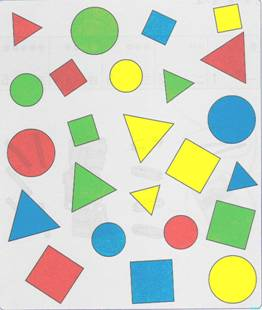
%> input picture 3.jpg, 262 x 310 px
$ octave hsv.m   (GNU Octave 9; MATLAB toolbox functions it lacks are replaced by stand-ins)
%> lines starting %> are read from the running program, lines starting %| are printed output that depends on the picture
clc
clear
close all
%% 实现rgb图像转化为HSV彩色空间的图像,色调、饱和度、明度
rgb=imread('3.jpg');
%> rgb is the input picture: size 310x262x3 uint8; mean R, G, B 205.8, 211.2, 192.9
hsv1=rgb2hsv(rgb);
%> hsv1: size 310x262x3 double; mean H, S, V 0.32, 0.219, 0.889
[m,n,l]=size(rgb);
%> m = 310; n = 262; l = 3
a=ones(m,n);
hsv1(:,:,1)=a-hsv1(:,:,1);
%> hsv1: size 310x262x3 double; mean H, S, V 0.68, 0.219, 0.889
hsv1(:,:,2)=hsv1(:,:,2);
hsv1(:,:,3)=hsv1(:,:,3);
img1=hsv2rgb(hsv1);
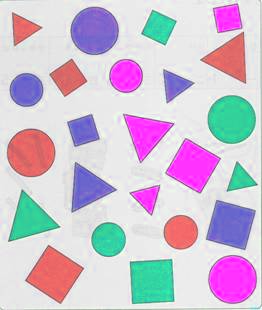
%> img1: size 310x262x3 double; mean R, G, B 0.807, 0.756, 0.828

figure
subplot(331)
imshow(img1);  title('色调变换后的图像');

x=23;
y=30;
% 获取该点的HSV值
hsva = hsv1(x,y,1);
%> hsva = 0.984
hsvb = hsv1(x,y,2);
%> hsvb = 0.417
hsvc = hsv1(x,y,3);
%> hsvc = 0.8

$ run again, with 2.jpg copied over 3.jpg
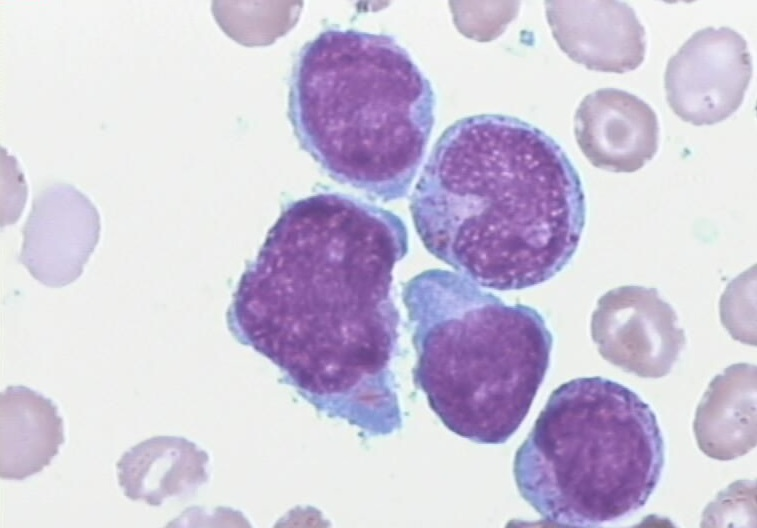
%> input picture 2.jpg, 757 x 528 px
%> rgb is the input picture: size 528x757x3 uint8; mean R, G, B 206.4, 198.4, 218.4
%> `img1=hsv2rgb(hsv1);`:
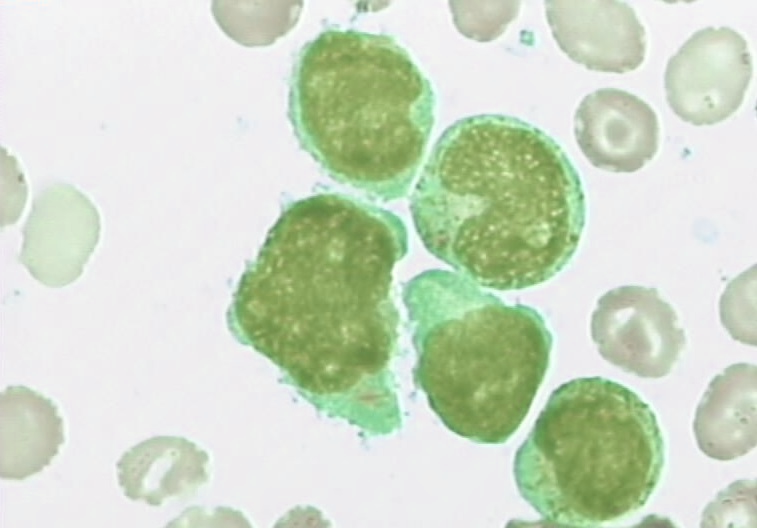
%> img1: size 528x757x3 double; mean R, G, B 0.809, 0.856, 0.778
%> hsva = 1
%> hsvb = 0
%> hsvc = 0.953

$ run again, with 1.bmp saved as 3.jpg
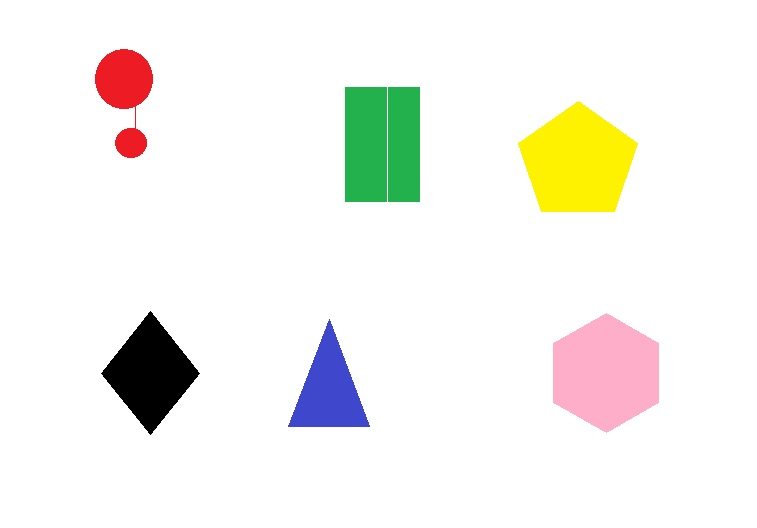
%> input picture 1.bmp, 757 x 528 px
%> rgb is the input picture: size 528x757x3 uint8; mean R, G, B 243.9, 243.1, 237.6
%> `img1=hsv2rgb(hsv1);`:
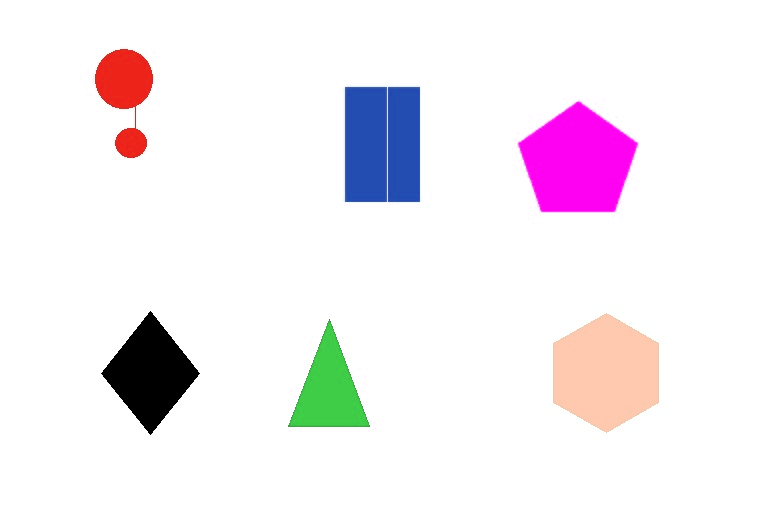
%> img1: size 528x757x3 double; mean R, G, B 0.957, 0.932, 0.953
%> hsva = 1
%> hsvb = 0
%> hsvc = 1
